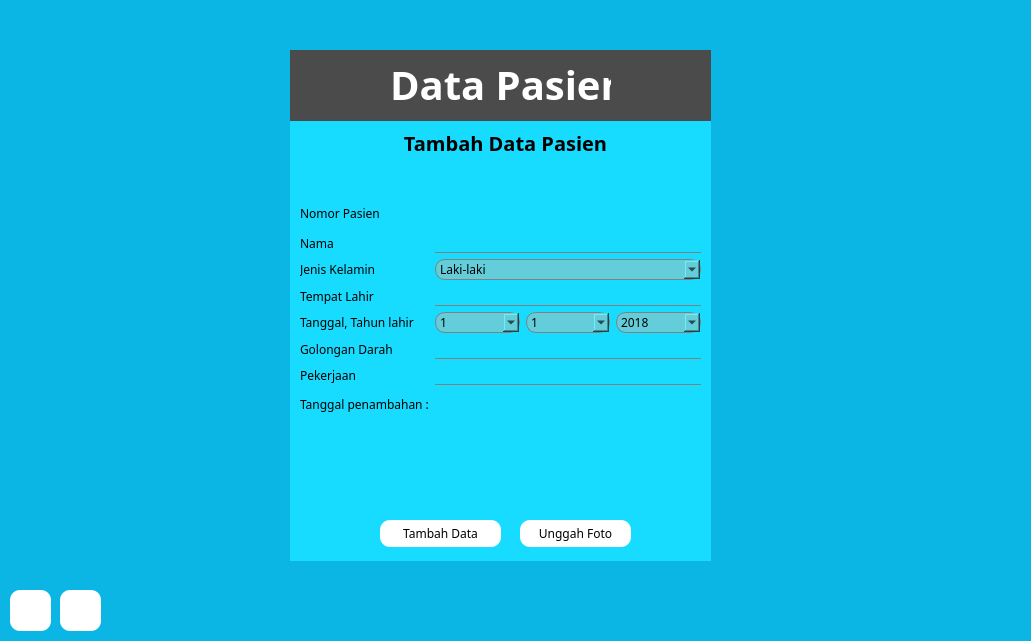
   <widget class="QWidget" name="daftarPasien_widget" native="true">
    <property name="geometry">
     <rect>
      <x>0</x>
      <y>0</y>
      <width>1031</width>
      <height>641</height>
     </rect>
    </property>
    <property name="styleSheet">
     <string notr="true">QWidget
{
	background-color:#0bb6e4;
}</string>
    </property>
    <widget class="QLabel" name="tabTitle">
     <property name="geometry">
      <rect>
       <x>390</x>
       <y>60</y>
       <width>221</width>
       <height>49</height>
      </rect>
     </property>
     <property name="font">
      <font>
       <family>Trebuchet MS</family>
       <pointsize>30</pointsize>
       <weight>75</weight>
       <bold>true</bold>
      </font>
     </property>
     <property name="styleSheet">
      <string notr="true">background-color:rgb(0,0,0,0);
color:#ffffff;</string>
     </property>
     <property name="text">
      <string>Data Pasien</string>
     </property>
    </widget>
    <widget class="QPushButton" name="simpanData_btn">
     <property name="geometry">
      <rect>
       <x>380</x>
       <y>520</y>
       <width>121</width>
       <height>27</height>
      </rect>
     </property>
     <property name="font">
      <font>
       <family>Trebuchet MS</family>
      </font>
     </property>
     <property name="styleSheet">
      <string notr="true">QPushButton
{
	border: 0px;
background-color:#ffffff;
border-radius:10px;
}
QPushButton:hover
{
background-color:#5555ff;
border:0px;
color:#ffffff;
}</string>
     </property>
     <property name="text">
      <string>Tambah Data</string>
     </property>
     <property name="icon">
      <iconset resource="resource.qrc">
       <normaloff>:/img/resource/Add-1.png</normaloff>:/img/resource/Add-1.png</iconset>
     </property>
    </widget>
    <widget class="QLabel" name="label_7">
     <property name="geometry">
      <rect>
       <x>380</x>
       <y>130</y>
       <width>251</width>
       <height>25</height>
      </rect>
     </property>
     <property name="font">
      <font>
       <family>Trebuchet MS</family>
       <pointsize>15</pointsize>
       <weight>75</weight>
       <bold>true</bold>
      </font>
     </property>
     <property name="styleSheet">
      <string notr="true">background-color:rgb(0,0,0,0);</string>
     </property>
     <property name="text">
      <string>Tambah Data Pasien</string>
     </property>
     <property name="alignment">
      <set>Qt::AlignCenter</set>
     </property>
    </widget>
    <widget class="QWidget" name="gridWidget" native="true">
     <property name="geometry">
      <rect>
       <x>300</x>
       <y>200</y>
       <width>401</width>
       <height>217</height>
      </rect>
     </property>
     <property name="styleSheet">
      <string notr="true">background-color:rgb(0,0,0,0);</string>
     </property>
     <layout class="QGridLayout" name="gridLayout">
      <property name="horizontalSpacing">
       <number>6</number>
      </property>
      <item row="3" column="0">
       <widget class="QLabel" name="label_10">
        <property name="font">
         <font>
          <family>Trebuchet MS</family>
         </font>
        </property>
        <property name="styleSheet">
         <string notr="true">background-color:rgb(0,0,0,0);</string>
        </property>
        <property name="text">
         <string>Tempat Lahir</string>
        </property>
       </widget>
      </item>
      <item row="1" column="0">
       <widget class="QLabel" name="label_16">
        <property name="font">
         <font>
          <family>Trebuchet MS</family>
         </font>
        </property>
        <property name="styleSheet">
         <string notr="true">background-color:rgb(0,0,0,0);</string>
        </property>
        <property name="text">
         <string>Nama</string>
        </property>
       </widget>
      </item>
      <item row="2" column="0">
       <widget class="QLabel" name="label_17">
        <property name="font">
         <font>
          <family>Trebuchet MS</family>
         </font>
        </property>
        <property name="styleSheet">
         <string notr="true">background-color:rgb(0,0,0,0);</string>
        </property>
        <property name="text">
         <string>Jenis Kelamin</string>
        </property>
       </widget>
      </item>
      <item row="5" column="0">
       <widget class="QLabel" name="label_14">
        <property name="font">
         <font>
          <family>Trebuchet MS</family>
         </font>
        </property>
        <property name="styleSheet">
         <string notr="true">background-color:rgb(0,0,0,0);</string>
        </property>
        <property name="text">
         <string>Golongan Darah</string>
        </property>
       </widget>
      </item>
      <item row="6" column="0">
       <widget class="QLabel" name="label_12">
        <property name="font">
         <font>
          <family>Trebuchet MS</family>
         </font>
        </property>
        <property name="styleSheet">
         <string notr="true">background-color:rgb(0,0,0,0);</string>
        </property>
        <property name="text">
         <string>Pekerjaan</string>
        </property>
       </widget>
      </item>
      <item row="4" column="0">
       <widget class="QLabel" name="label_11">
        <property name="font">
         <font>
          <family>Trebuchet MS</family>
         </font>
        </property>
        <property name="styleSheet">
         <string notr="true">background-color:rgb(0,0,0,0);</string>
        </property>
        <property name="text">
         <string>Tanggal, Tahun lahir</string>
        </property>
       </widget>
      </item>
      <item row="7" column="0">
       <widget class="QLabel" name="label_13">
        <property name="font">
         <font>
          <family>Trebuchet MS</family>
         </font>
        </property>
        <property name="styleSheet">
         <string notr="true">background-color:rgb(0,0,0,0);</string>
        </property>
        <property name="text">
         <string>Tanggal penambahan :</string>
        </property>
       </widget>
      </item>
      <item row="0" column="1">
       <widget class="QLabel" name="nomorpasien_label">
        <property name="font">
         <font>
          <family>Trebuchet MS</family>
         </font>
        </property>
        <property name="styleSheet">
         <string notr="true">
	background-color:rgba(0,0,0,0);
</string>
        </property>
        <property name="text">
         <string/>
        </property>
        <property name="alignment">
         <set>Qt::AlignCenter</set>
        </property>
       </widget>
      </item>
      <item row="1" column="1">
       <widget class="QLineEdit" name="namaTextEdit">
        <property name="font">
         <font>
          <family>Trebuchet MS</family>
         </font>
        </property>
        <property name="styleSheet">
         <string notr="true">QLineEdit
{
	border-width:0px 0px 1px 0px;
	border-style:solid;
	border-color:grey;
	background-color:rgba(0,0,0,0);
border-radius: 0px;
}
QLineEdit:focus
{
	border-width:0px 0px 3px 0px;
	border-style:solid;
	border-color:#5500ff;
	background-color:rgba(0,0,0,0);
border-radius: 0px;
}</string>
        </property>
        <property name="inputMask">
         <string/>
        </property>
        <property name="frame">
         <bool>true</bool>
        </property>
        <property name="clearButtonEnabled">
         <bool>false</bool>
        </property>
       </widget>
      </item>
      <item row="2" column="1">
       <widget class="QComboBox" name="jenisKelamin">
        <property name="font">
         <font>
          <family>Trebuchet MS</family>
         </font>
        </property>
        <property name="styleSheet">
         <string notr="true">QComboBox{
background:#63cdda;
border-radius:10px;
border: 1px solid grey;
}</string>
        </property>
        <item>
         <property name="text">
          <string>Laki-laki</string>
         </property>
        </item>
        <item>
         <property name="text">
          <string>Perempuan</string>
         </property>
        </item>
       </widget>
      </item>
      <item row="3" column="1">
       <widget class="QLineEdit" name="ttlTextEdit">
        <property name="font">
         <font>
          <family>Trebuchet MS</family>
         </font>
        </property>
        <property name="styleSheet">
         <string notr="true">QLineEdit
{
	border-width:0px 0px 1px 0px;
	border-style:solid;
	border-color:grey;
	background-color:rgba(0,0,0,0);
border-radius: 0px;
}

QLineEdit:focus
{
	border-width:0px 0px 3px 0px;
	border-style:solid;
	border-color:#5500ff;
	background-color:rgba(0,0,0,0);
border-radius: 0px;
}</string>
        </property>
       </widget>
      </item>
      <item row="6" column="1">
       <widget class="QLineEdit" name="pekerjaanLineEdit">
        <property name="font">
         <font>
          <family>Trebuchet MS</family>
         </font>
        </property>
        <property name="styleSheet">
         <string notr="true">/*QLineEdit
{
	border: 1px solid grey;
	background-color:#63cdda;
border-radius: 10px;
}*/
QLineEdit
{
	border-width:0px 0px 1px 0px;
	border-style:solid;
	border-color:grey;
	background-color:rgba(0,0,0,0);
border-radius: 0px;
}
QLineEdit:focus
{
	border-width:0px 0px 3px 0px;
	border-style:solid;
	border-color:#5500ff;
	background-color:rgba(0,0,0,0);
border-radius: 0px;
}</string>
        </property>
       </widget>
      </item>
      <item row="5" column="1">
       <widget class="QLineEdit" name="golongan_darah">
        <property name="font">
         <font>
          <family>Trebuchet MS</family>
         </font>
        </property>
        <property name="styleSheet">
         <string notr="true">QLineEdit
{
	border-width:0px 0px 1px 0px;
	border-style:solid;
	border-color:grey;
	background-color:rgba(0,0,0,0);
border-radius: 0px;
}
QLineEdit:focus
{
	border-width:0px 0px 3px 0px;
	border-style:solid;
	border-color:#5500ff;
	background-color:rgba(0,0,0,0);
border-radius: 0px;
}</string>
        </property>
       </widget>
      </item>
      <item row="7" column="1">
       <widget class="QLabel" name="tanggalupdate_label">
        <property name="font">
         <font>
          <family>Trebuchet MS</family>
          <pointsize>10</pointsize>
          <weight>50</weight>
          <italic>true</italic>
          <bold>false</bold>
         </font>
        </property>
        <property name="styleSheet">
         <string notr="true">
	background-color:rgba(0,0,0,0);
</string>
        </property>
        <property name="text">
         <string/>
        </property>
        <property name="alignment">
         <set>Qt::AlignCenter</set>
        </property>
       </widget>
      </item>
      <item row="0" column="0">
       <widget class="QLabel" name="label_9">
        <property name="font">
         <font>
          <family>Trebuchet MS</family>
         </font>
        </property>
        <property name="styleSheet">
         <string notr="true">background-color:rgb(0,0,0,0);</string>
        </property>
        <property name="text">
         <string>Nomor Pasien</string>
        </property>
       </widget>
      </item>
      <item row="4" column="1">
       <layout class="QHBoxLayout" name="horizontalLayout">
        <item>
         <widget class="QComboBox" name="hari_combobox">
          <property name="font">
           <font>
            <family>Trebuchet MS</family>
            <italic>false</italic>
           </font>
          </property>
          <property name="styleSheet">
           <string notr="true">QComboBox{
background:#63cdda;
border-radius:10px;
border: 1px solid grey;
}
</string>
          </property>
          <property name="frame">
           <bool>false</bool>
          </property>
          <item>
           <property name="text">
            <string>1</string>
           </property>
          </item>
          <item>
           <property name="text">
            <string>2</string>
           </property>
          </item>
          <item>
           <property name="text">
            <string>3</string>
           </property>
          </item>
          <item>
           <property name="text">
            <string>4</string>
           </property>
          </item>
          <item>
           <property name="text">
            <string>5</string>
           </property>
          </item>
          <item>
           <property name="text">
            <string>6</string>
           </property>
          </item>
          <item>
           <property name="text">
            <string>7</string>
           </property>
          </item>
          <item>
           <property name="text">
            <string>8</string>
           </property>
          </item>
          <item>
           <property name="text">
            <string>9</string>
           </property>
          </item>
          <item>
           <property name="text">
            <string>10</string>
           </property>
          </item>
          <item>
           <property name="text">
            <string>11</string>
           </property>
          </item>
          <item>
           <property name="text">
            <string>12</string>
           </property>
          </item>
          <item>
           <property name="text">
            <string>13</string>
           </property>
          </item>
          <item>
           <property name="text">
            <string>14</string>
           </property>
          </item>
          <item>
           <property name="text">
            <string>15</string>
           </property>
          </item>
          <item>
           <property name="text">
            <string>16</string>
           </property>
          </item>
          <item>
           <property name="text">
            <string>17</string>
           </property>
          </item>
          <item>
           <property name="text">
            <string>18</string>
           </property>
          </item>
          <item>
           <property name="text">
            <string>19</string>
           </property>
          </item>
          <item>
           <property name="text">
            <string>20</string>
           </property>
          </item>
          <item>
           <property name="text">
            <string>21</string>
           </property>
          </item>
          <item>
           <property name="text">
            <string>22</string>
           </property>
          </item>
          <item>
           <property name="text">
            <string>23</string>
           </property>
          </item>
          <item>
           <property name="text">
            <string>24</string>
           </property>
          </item>
          <item>
           <property name="text">
            <string>25</string>
           </property>
          </item>
          <item>
           <property name="text">
            <string>26</string>
           </property>
          </item>
          <item>
           <property name="text">
            <string>27</string>
           </property>
          </item>
          <item>
           <property name="text">
            <string>28</string>
           </property>
          </item>
          <item>
           <property name="text">
            <string>29</string>
           </property>
          </item>
          <item>
           <property name="text">
            <string>30</string>
           </property>
          </item>
          <item>
           <property name="text">
            <string>31</string>
           </property>
          </item>
         </widget>
        </item>
        <item>
         <widget class="QComboBox" name="bulan_combobox">
          <property name="font">
           <font>
            <family>Trebuchet MS</family>
            <italic>false</italic>
           </font>
          </property>
          <property name="styleSheet">
           <string notr="true">QComboBox{
background:#63cdda;
border-radius:10px;
border: 1px solid grey;
}</string>
          </property>
          <property name="frame">
           <bool>false</bool>
          </property>
          <item>
           <property name="text">
            <string>1</string>
           </property>
          </item>
          <item>
           <property name="text">
            <string>2</string>
           </property>
          </item>
          <item>
           <property name="text">
            <string>3</string>
           </property>
          </item>
          <item>
           <property name="text">
            <string>4</string>
           </property>
          </item>
          <item>
           <property name="text">
            <string>5</string>
           </property>
          </item>
          <item>
           <property name="text">
            <string>6</string>
           </property>
          </item>
          <item>
           <property name="text">
            <string>7</string>
           </property>
          </item>
          <item>
           <property name="text">
            <string>8</string>
           </property>
          </item>
          <item>
           <property name="text">
            <string>9</string>
           </property>
          </item>
          <item>
           <property name="text">
            <string>10</string>
           </property>
          </item>
          <item>
           <property name="text">
            <string>11</string>
           </property>
          </item>
          <item>
           <property name="text">
            <string>12</string>
           </property>
          </item>
         </widget>
        </item>
        <item>
         <widget class="QComboBox" name="tahun_combobox">
          <property name="font">
           <font>
            <family>Trebuchet MS</family>
            <italic>false</italic>
           </font>
          </property>
          <property name="styleSheet">
           <string notr="true">QComboBox{
background:#63cdda;
border-radius:10px;
border: 1px solid grey;
}</string>
          </property>
          <property name="frame">
           <bool>false</bool>
          </property>
          <item>
           <property name="text">
            <string>2018</string>
           </property>
          </item>
          <item>
           <property name="text">
            <string>2017</string>
           </property>
          </item>
          <item>
           <property name="text">
            <string>2016</string>
           </property>
          </item>
          <item>
           <property name="text">
            <string>2015</string>
           </property>
          </item>
          <item>
           <property name="text">
            <string>2014</string>
           </property>
          </item>
          <item>
           <property name="text">
            <string>2013</string>
           </property>
          </item>
          <item>
           <property name="text">
            <string>2012</string>
           </property>
          </item>
          <item>
           <property name="text">
            <string>2011</string>
           </property>
          </item>
          <item>
           <property name="text">
            <string>2010</string>
           </property>
          </item>
          <item>
           <property name="text">
            <string>2009</string>
           </property>
          </item>
          <item>
           <property name="text">
            <string>2008</string>
           </property>
          </item>
          <item>
           <property name="text">
            <string>2007</string>
           </property>
          </item>
          <item>
           <property name="text">
            <string>2006</string>
           </property>
          </item>
          <item>
           <property name="text">
            <string>2005</string>
           </property>
          </item>
          <item>
           <property name="text">
            <string>2004</string>
           </property>
          </item>
          <item>
           <property name="text">
            <string>2003</string>
           </property>
          </item>
          <item>
           <property name="text">
            <string>2002</string>
           </property>
          </item>
          <item>
           <property name="text">
            <string>2001</string>
           </property>
          </item>
          <item>
           <property name="text">
            <string>2000</string>
           </property>
          </item>
          <item>
           <property name="text">
            <string>1999</string>
           </property>
          </item>
          <item>
           <property name="text">
            <string>1998</string>
           </property>
          </item>
          <item>
           <property name="text">
            <string>1997</string>
           </property>
          </item>
          <item>
           <property name="text">
            <string>1996</string>
           </property>
          </item>
          <item>
           <property name="text">
            <string>1995</string>
           </property>
          </item>
          <item>
           <property name="text">
            <string>1994</string>
           </property>
          </item>
          <item>
           <property name="text">
            <string>1993</string>
           </property>
          </item>
          <item>
           <property name="text">
            <string>1992</string>
           </property>
          </item>
          <item>
           <property name="text">
            <string>1991</string>
           </property>
          </item>
          <item>
           <property name="text">
            <string>1990</string>
           </property>
          </item>
          <item>
           <property name="text">
            <string>1989</string>
           </property>
          </item>
          <item>
           <property name="text">
            <string>1988</string>
           </property>
          </item>
          <item>
           <property name="text">
            <string>1987</string>
           </property>
          </item>
         </widget>
        </item>
       </layout>
      </item>
     </layout>
    </widget>
    <widget class="QPushButton" name="unggahFoto_btn">
     <property name="geometry">
      <rect>
       <x>520</x>
       <y>520</y>
       <width>111</width>
       <height>27</height>
      </rect>
     </property>
     <property name="font">
      <font>
       <family>Trebuchet MS</family>
      </font>
     </property>
     <property name="styleSheet">
      <string notr="true">QPushButton
{
	border: 0px;
background-color:#ffffff;
border-radius:10px;
}
QPushButton:hover
{
background-color:#5555ff;
border:0px;
color:#ffffff;
}</string>
     </property>
     <property name="text">
      <string>Unggah Foto</string>
     </property>
     <property name="icon">
      <iconset resource="resource.qrc">
       <normaloff>:/img/resource/Image.png</normaloff>:/img/resource/Image.png</iconset>
     </property>
    </widget>
    <widget class="QPushButton" name="exit_btn_2">
     <property name="geometry">
      <rect>
       <x>10</x>
       <y>590</y>
       <width>41</width>
       <height>41</height>
      </rect>
     </property>
     <property name="toolTip">
      <string>&lt;html&gt;&lt;head/&gt;&lt;body&gt;&lt;p&gt;Keluar&lt;/p&gt;&lt;/body&gt;&lt;/html&gt;</string>
     </property>
     <property name="styleSheet">
      <string notr="true">QPushButton{
	background-color:white;
	border:0px;
	border-radius:10px;
}
QPushButton:hover{
	background-color:rgba(255,0,0,200);
border:0px;
}
	</string>
     </property>
     <property name="text">
      <string/>
     </property>
     <property name="flat">
      <bool>true</bool>
     </property>
    </widget>
    <widget class="QPushButton" name="back_btn">
     <property name="geometry">
      <rect>
       <x>60</x>
       <y>590</y>
       <width>41</width>
       <height>41</height>
      </rect>
     </property>
     <property name="toolTip">
      <string>&lt;html&gt;&lt;head/&gt;&lt;body&gt;&lt;p&gt;Kembali&lt;/p&gt;&lt;/body&gt;&lt;/html&gt;</string>
     </property>
     <property name="styleSheet">
      <string notr="true">QPushButton{
	background-color:white;
	border:0px;
	border-radius:10px;
}
QPushButton:hover{
	background-color:rgba(255,0,0,200);
border:0px;
}
	</string>
     </property>
     <property name="text">
      <string/>
     </property>
     <property name="flat">
      <bool>true</bool>
     </property>
    </widget>
    <widget class="QLabel" name="foto_label">
     <property name="geometry">
      <rect>
       <x>320</x>
       <y>430</y>
       <width>361</width>
       <height>20</height>
      </rect>
     </property>
     <property name="font">
      <font>
       <family>Trebuchet MS</family>
       <pointsize>9</pointsize>
      </font>
     </property>
     <property name="styleSheet">
      <string notr="true">background-color:rgb(0,0,0,0);</string>
     </property>
     <property name="text">
      <string/>
     </property>
     <property name="alignment">
      <set>Qt::AlignCenter</set>
     </property>
    </widget>
    <widget class="QLabel" name="bg1">
     <property name="geometry">
      <rect>
       <x>290</x>
       <y>50</y>
       <width>421</width>
       <height>511</height>
      </rect>
     </property>
     <property name="styleSheet">
      <string notr="true">QLabel{
	background-color:#18dcff;
}</string>
     </property>
     <property name="text">
      <string/>
     </property>
    </widget>
    <widget class="QLabel" name="label_22">
     <property name="geometry">
      <rect>
       <x>290</x>
       <y>50</y>
       <width>421</width>
       <height>71</height>
      </rect>
     </property>
     <property name="styleSheet">
      <string notr="true">QLabel{
background-color:#4b4b4b;
}</string>
     </property>
     <property name="text">
      <string/>
     </property>
    </widget>
    <zorder>bg1</zorder>
    <zorder>label_22</zorder>
    <zorder>tabTitle</zorder>
    <zorder>simpanData_btn</zorder>
    <zorder>label_7</zorder>
    <zorder>gridWidget</zorder>
    <zorder>unggahFoto_btn</zorder>
    <zorder>exit_btn_2</zorder>
    <zorder>back_btn</zorder>
    <zorder>foto_label</zorder>
   </widget>
